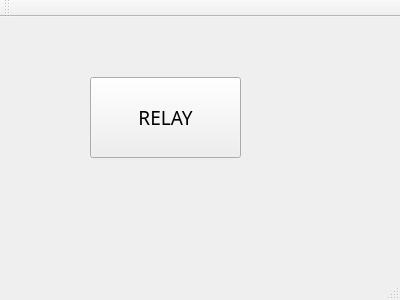
<?xml version="1.0" encoding="UTF-8"?>
<ui version="4.0">
 <class>relaytest</class>
 <widget class="QMainWindow" name="relaytest">
  <property name="geometry">
   <rect>
    <x>0</x>
    <y>0</y>
    <width>400</width>
    <height>300</height>
   </rect>
  </property>
  <property name="windowTitle">
   <string>relaytest</string>
  </property>
  <widget class="QWidget" name="centralWidget">
   <widget class="QPushButton" name="RELAY_Button">
    <property name="geometry">
     <rect>
      <x>90</x>
      <y>60</y>
      <width>151</width>
      <height>81</height>
     </rect>
    </property>
    <property name="font">
     <font>
      <family>WenQuanYi Micro Hei</family>
      <pointsize>14</pointsize>
     </font>
    </property>
    <property name="text">
     <string>RELAY</string>
    </property>
   </widget>
  </widget>
  <widget class="QMenuBar" name="menuBar">
   <property name="geometry">
    <rect>
     <x>0</x>
     <y>0</y>
     <width>400</width>
     <height>19</height>
    </rect>
   </property>
  </widget>
  <widget class="QToolBar" name="mainToolBar">
   <attribute name="toolBarArea">
    <enum>TopToolBarArea</enum>
   </attribute>
   <attribute name="toolBarBreak">
    <bool>false</bool>
   </attribute>
  </widget>
  <widget class="QStatusBar" name="statusBar"/>
 </widget>
 <layoutdefault spacing="6" margin="11"/>
 <resources/>
 <connections/>
</ui>
